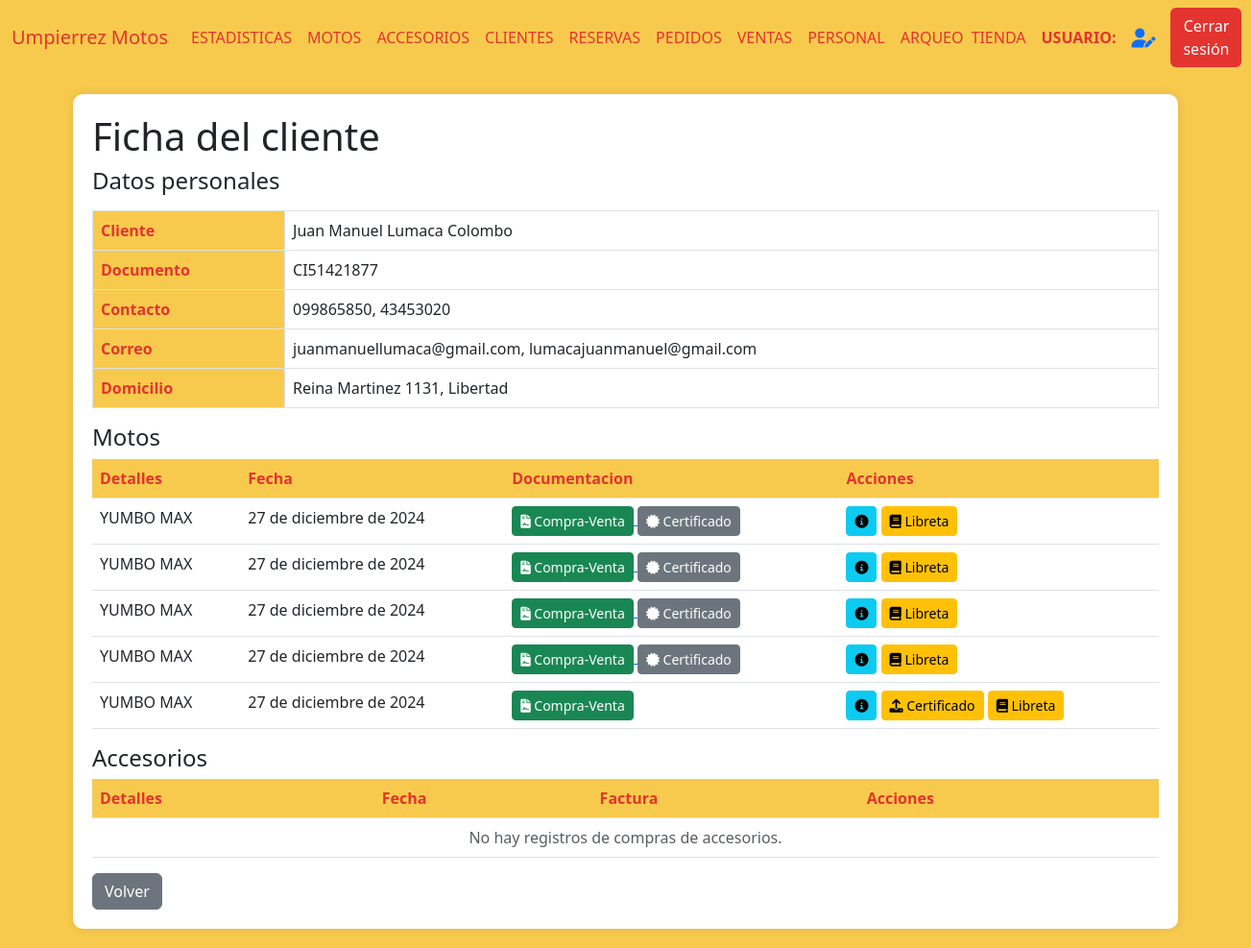
Before: /cliente_ficha/1 (signed in) with the older database file.
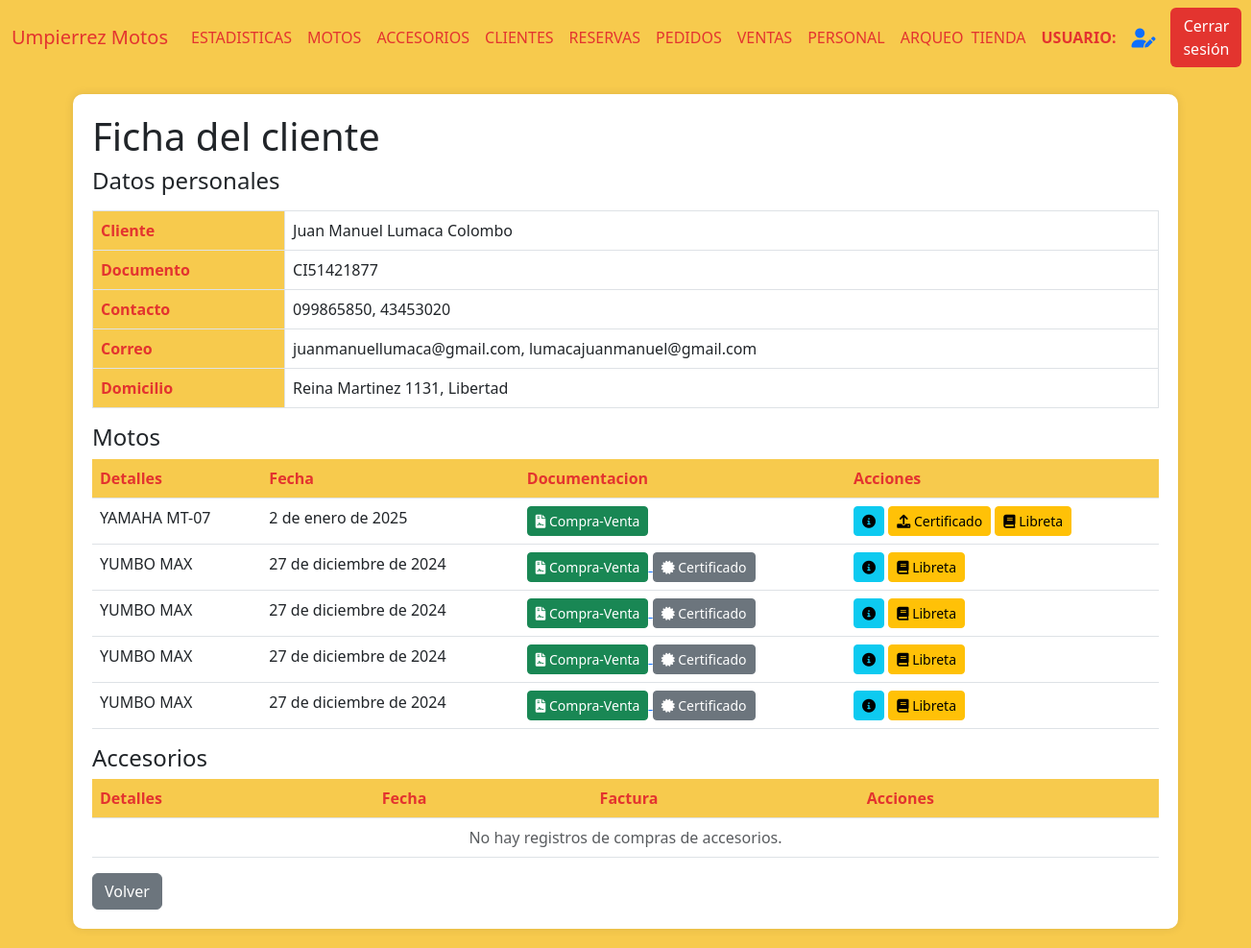
After: the same page with the newer database file.
### AppUM/models.py (models this page shows)
class ComprasVentas(models.Model):
    moto = models.ForeignKey(Moto, related_name='moto_cliente', on_delete=models.CASCADE)
    cliente = models.ForeignKey(Cliente, related_name='cliente_moto', on_delete=models.CASCADE)
    fecha_compra = models.DateField()
    fotocopia_libreta = models.ImageField(null=True, blank=True, upload_to="documentacion/libretas/")
    compra_venta = models.FileField(null=True, blank=True, upload_to="documentacion/compra_venta/")
    certificado_venta = models.FileField(null=True, blank=True, upload_to="documentacion/certificado_venta/")
    tipo = models.CharField(max_length=20)
    forma_de_pago = models.TextField(null=True, blank=True)
    class Meta:
        pass

### AppUM/decorators.py (the view)
    def _wrapped_view(request, *args, **kwargs):
        user = request.user
        if user.is_authenticated:
            usuario_consulta = Personal.objects.filter(usuario=user.username).first()
            if usuario_consulta:
                if Administrativo.objects.filter(personal_ptr_id=usuario_consulta.id,activo=1).exists():
                    return view_func(request, *args, **kwargs)
                else:
                    raise PermissionDenied
            else:
                return view_func(request, *args, **kwargs)
        else:
            return redirect('Login')  # Redirigir al login si no está autenticado

### AppUM/functions.py (called while the page is built)
def funcion_paginas_varias(req,instancia_model):
    paginator = Paginator(instancia_model, 5)  # 5 motos por página
    page_number = req.GET.get('page')  # Obtiene el número de página desde la URL
    page_obj = paginator.get_page(page_number)
    return page_obj

### AppUM/templates/perfil_administrativo/cliente/detalles_cliente.html (shortened to what the changed rows need)
{% extends "perfil_administrativo/padre_perfil_administrativo.html" %}
{% load static %}
{% block contenidoQueCambia %}
<div class="table-container" id="clienteDetails">
    <h1>Ficha del cliente</h1>
    <table class="table table-bordered">
        <tbody>
            <tr>
                <th scope="row">Cliente</th>
            </tr>
            <tr>
                <th scope="row">Documento</th>
            </tr>
            <tr>
                <th scope="row">Contacto</th>
            </tr>
            <tr>
                <th scope="row">Correo</th>
            </tr>
            <tr>
                <th scope="row">Domicilio</th>
            </tr>
        </tbody>
    </table>
    <table class="table">
        <thead>
            <tr>
                <th scope="row">Detalles</th>
                <th scope="row">Fecha</th>
                <th scope="row">Documentacion</th>
                <th scope="row">Acciones</th>
            </tr>
        </thead>
        <tbody>
            {% if page_obj %}
                {% for item in page_obj %}
                    <tr>
                        <td>{{ item.moto.moto__marca }} {{ item.moto.moto__modelo }}</td>
                        <td>{{ item.moto.fecha_compra }}</td>
                        <td>
                            {% if item.libreta or item.compra_venta or item.certificado_venta %}
                                {% if item.compra_venta %}
                                    <a href="{{ item.compra_venta }}" target="_blank">
                                        <button class="btn btn-sm btn-success" title="Ver Documento de Compra-Venta">
                                            <i class="fas fa-file-contract"></i> Compra-Venta
                                        </button>
                                    </a>
                                {% endif %}
                                {% if item.certificado_venta %}
                                    <a href="{{ item.certificado_venta }}" target="_blank">
                                        <button class="btn btn-sm btn-secondary" title="Ver Certificado de Venta">
                                            <i class="fas fa-certificate"></i> Certificado
                                        </button>
                                    </a>
                                {% endif %}
                            {% else %}
                                <p>SIN DOCUMENTACION</p>
                            {% endif %}
                        </td>
                        <td>
                        <a href="{% url 'DetallesCuotas' item.moto.id %}"><button class="btn btn-sm btn-info"><i class="fas fa-info-circle"></i></button></a>
                        {% if not item.certificado_venta %}
                        <button class="btn btn-sm btn-warning" onclick="toggleFormulario('{{ forloop.counter }}')"><i class="fas fa-upload"></i> Certificado</button>
                        {% endif %}
                        {% if not item.libreta %}
                        <button class="btn btn-sm btn-warning" onclick="toggleLibreta('{{ forloop.counter }}')">
                            <i class="fas fa-book"></i> Libreta
                        </button>
                        {% endif %}
                        </td>
                    </tr>
                {% endfor %}
            {% else %}
                <tr>
                    <td colspan="9" class="text-center text-muted">
                        No hay registros de compras de motos.
                    </td>
                </tr>
            {% endif %}
        </tbody>
    </table>
    <table class="table">
        <thead>
            <tr>
                <th scope="row">Detalles</th>
                <th scope="row">Fecha</th>
                <th scope="row">Factura</th>
                <th scope="row">Acciones</th>
            </tr>
        </thead>
    </table>
</div>
{% endblock %}

Changed rows visible on the page:
no longer on this page (row unchanged): ComprasVentas: moto.moto__marca "YUMBO", moto.moto__modelo "MAX", moto.fecha_compra "27 de diciembre de 2024"
added ComprasVentas: moto.moto__marca "YAMAHA", moto.moto__modelo "MT-07", moto.fecha_compra "2 de enero de 2025"
